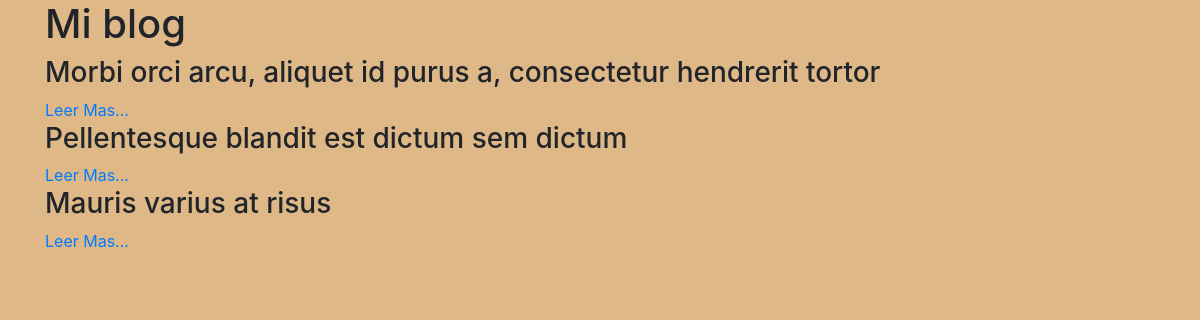
The page / on the database its author committed.
### blog/models.py (models this page shows, shortened)
class Post(models.Model):
    title = models.CharField(max_length=200)
    content= models.TextField()

### blog/views.py (the view)
# urls.py: path('',views.home,name="home"),
def home(request):
    blogs= Post.objects.all()
    return render(request,"blog/home.html",{'blogs':blogs})

### blog/templates/blog/home.html (shortened to what this page needs)
<!doctype html>
<html lang="en">
<head>
    <link rel="stylesheet" href="https://stackpath.bootstrapcdn.com/bootstrap/4.4.1/css/bootstrap.min.css">
    {% load static  %}
    <link rel="stylesheet" href="{% static 'blog/style.css' %}">
</head>
<body>
<div class="container">
    <h1>Mi blog</h1>
    {% for blog in blogs %}
        <div class="media">
        <div class="media-body">
    <h3>{{blog.title}}</h3>
    <a href="blog/{{ blog.id }}">Leer Mas...</a>
        </div>
        </div>
    {% endfor %}
</div>
</body>
</html>

### blog/static/blog/style.css (style rules this page uses)
body { background: burlywood; }

### rows shown on the page
Post: title "Morbi orci arcu, aliquet id purus a, consectetur hendrerit tortor"
Post: title "Pellentesque blandit est dictum sem dictum"
Post: title "Mauris varius at risus"
